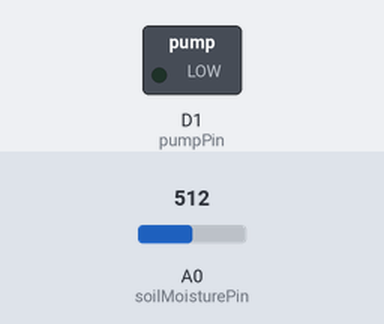
A sketch run on a simulated ESP8266 (NodeMCU). Parts: switched loads named in the sketch (green lamp = pin HIGH). The inputs (shaded band) are chosen by the test bench; at power-on: A0 (soilMoisturePin) = 512. WiFi joins after 1.5 s; servers stay silent unless stated; what the sketch prints to the serial monitor is not drawn.

Above: at 2.7 s.
2.8 s: A0 (soilMoisturePin) set to 310
4.7 s: A0 (soilMoisturePin) set to 283
At 6.1 s:
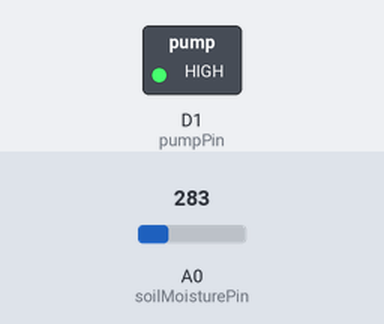
7.0 s: A0 (soilMoisturePin) set to 306
At 8.7 s:
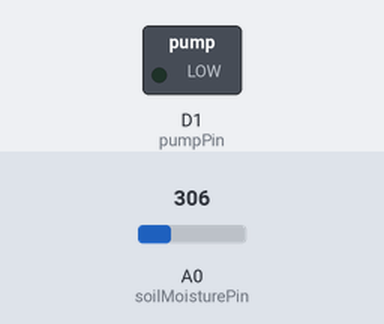
9.0 s: A0 (soilMoisturePin) set to 290
At 10.4 s:
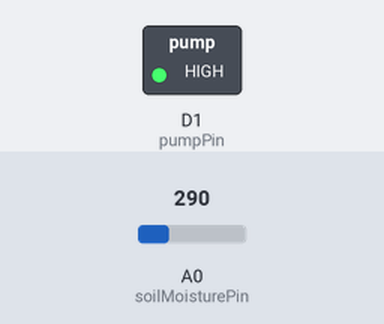
Timing chart, 0 to 12.0 s (numbered marks = the images above; inputs shaded):
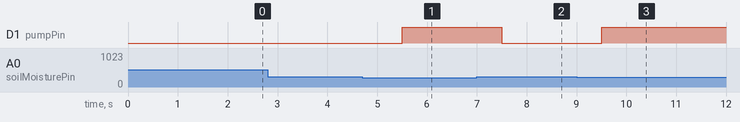

The sketch:

smart-irrigation-system.ino
```cpp
#include <ESP8266WiFi.h>
#include <ESP8266WebServer.h>

const char* ssid = "Your_SSID";
const char* password = "Your_PASSWORD";

const int soilMoisturePin = A0;
const int pumpPin = D1;
const int moistureThreshold = 300;

ESP8266WebServer server(80);

void setup() {
  Serial.begin(115200);

  pinMode(pumpPin, OUTPUT);
  digitalWrite(pumpPin, LOW);

  WiFi.begin(ssid, password);
  while (WiFi.status() != WL_CONNECTED) {
    delay(500);
    Serial.print(".");
  }
  Serial.println("Connected to WiFi");

  server.on("/", handleRoot);
  server.on("/togglePump", handleTogglePump);
  server.begin();
}

void loop() {
  server.handleClient();

  int soilMoistureValue = analogRead(soilMoisturePin);

  if (soilMoistureValue < moistureThreshold) {
    digitalWrite(pumpPin, HIGH);
  } else {
    digitalWrite(pumpPin, LOW);
  }

  delay(1000);
}

void handleRoot() {
  int soilMoistureValue = analogRead(soilMoisturePin);
  String html = "<html><body><h1>Smart Irrigation System</h1>";
  html += "<p>Soil Moisture: " + String(soilMoistureValue) + "</p>";
  html += "<a href='/togglePump'>Toggle Pump</a>";
  html += "</body></html>";
  server.send(200, "text/html", html);
}

void handleTogglePump() {
  static bool pumpState = false;
  pumpState = !pumpState;
  digitalWrite(pumpPin, pumpState ? HIGH : LOW);
  server.send(200, "text/html", "Pump toggled. <a href='/'>Go back</a>");
}
```

Measured:
- the behaviour switches between 300 and 299 on A0 (soilMoisturePin) (found by bisection; images 0 and 1)
- after the input at 2.8 s, every drawn part: stays the same
- after the input at 4.7 s, D1 (pumpPin): LOW → HIGH after 0.80 s
- after the input at 7.0 s, D1 (pumpPin): HIGH → LOW after 0.50 s
- after the input at 9.0 s, D1 (pumpPin): LOW → HIGH after 0.50 s
